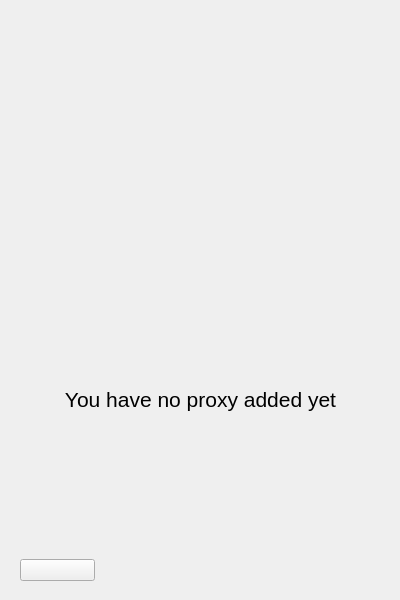
<?xml version="1.0" encoding="UTF-8"?>
<ui version="4.0">
 <class>Page_2</class>
 <widget class="QWidget" name="Page_2">
  <property name="geometry">
   <rect>
    <x>0</x>
    <y>0</y>
    <width>400</width>
    <height>600</height>
   </rect>
  </property>
  <property name="sizePolicy">
   <sizepolicy hsizetype="Preferred" vsizetype="Preferred">
    <horstretch>0</horstretch>
    <verstretch>0</verstretch>
   </sizepolicy>
  </property>
  <property name="windowTitle">
   <string>Form</string>
  </property>
  <property name="styleSheet">
   <string notr="true"/>
  </property>
  <widget class="QWidget" name="verticalLayoutWidget">
   <property name="geometry">
    <rect>
     <x>0</x>
     <y>0</y>
     <width>401</width>
     <height>601</height>
    </rect>
   </property>
   <layout class="QVBoxLayout" name="verticalLayout">
    <property name="sizeConstraint">
     <enum>QLayout::SetDefaultConstraint</enum>
    </property>
    <property name="leftMargin">
     <number>20</number>
    </property>
    <property name="topMargin">
     <number>20</number>
    </property>
    <property name="rightMargin">
     <number>20</number>
    </property>
    <property name="bottomMargin">
     <number>20</number>
    </property>
    <item>
     <spacer name="verticalSpacer_2">
      <property name="orientation">
       <enum>Qt::Vertical</enum>
      </property>
      <property name="sizeHint" stdset="0">
       <size>
        <width>20</width>
        <height>40</height>
       </size>
      </property>
     </spacer>
    </item>
    <item>
     <widget class="QLabel" name="proxy_pixmap">
      <property name="sizePolicy">
       <sizepolicy hsizetype="Fixed" vsizetype="Fixed">
        <horstretch>0</horstretch>
        <verstretch>0</verstretch>
       </sizepolicy>
      </property>
      <property name="minimumSize">
       <size>
        <width>220</width>
        <height>220</height>
       </size>
      </property>
      <property name="maximumSize">
       <size>
        <width>240</width>
        <height>220</height>
       </size>
      </property>
      <property name="text">
       <string/>
      </property>
      <property name="pixmap">
       <pixmap resource="../ressources/ressources.qrc">:/icons/proxy_icon</pixmap>
      </property>
      <property name="scaledContents">
       <bool>true</bool>
      </property>
     </widget>
    </item>
    <item>
     <widget class="QLabel" name="label">
      <property name="sizePolicy">
       <sizepolicy hsizetype="Preferred" vsizetype="Preferred">
        <horstretch>0</horstretch>
        <verstretch>0</verstretch>
       </sizepolicy>
      </property>
      <property name="maximumSize">
       <size>
        <width>16777215</width>
        <height>16000</height>
       </size>
      </property>
      <property name="text">
       <string>&lt;html&gt;&lt;head/&gt;&lt;body&gt;&lt;p align=&quot;center&quot;&gt;&lt;span style=&quot; font-size:16pt;&quot;&gt;You have no proxy added yet&lt;/span&gt;&lt;/p&gt;&lt;/body&gt;&lt;/html&gt;</string>
      </property>
      <property name="wordWrap">
       <bool>true</bool>
      </property>
     </widget>
    </item>
    <item>
     <spacer name="verticalSpacer">
      <property name="orientation">
       <enum>Qt::Vertical</enum>
      </property>
      <property name="sizeHint" stdset="0">
       <size>
        <width>20</width>
        <height>40</height>
       </size>
      </property>
     </spacer>
    </item>
    <item>
     <widget class="QPushButton" name="add_proxy_button">
      <property name="maximumSize">
       <size>
        <width>75</width>
        <height>75</height>
       </size>
      </property>
      <property name="styleSheet">
       <string notr="true"/>
      </property>
      <property name="text">
       <string/>
      </property>
      <property name="icon">
       <iconset resource="../ressources/ressources.qrc">
        <normaloff>:/icons/plus_icon_blue_86</normaloff>:/icons/plus_icon_blue_86</iconset>
      </property>
      <property name="iconSize">
       <size>
        <width>86</width>
        <height>86</height>
       </size>
      </property>
     </widget>
    </item>
   </layout>
  </widget>
 </widget>
 <resources>
  <include location="../ressources/ressources.qrc"/>
 </resources>
 <connections/>
</ui>
